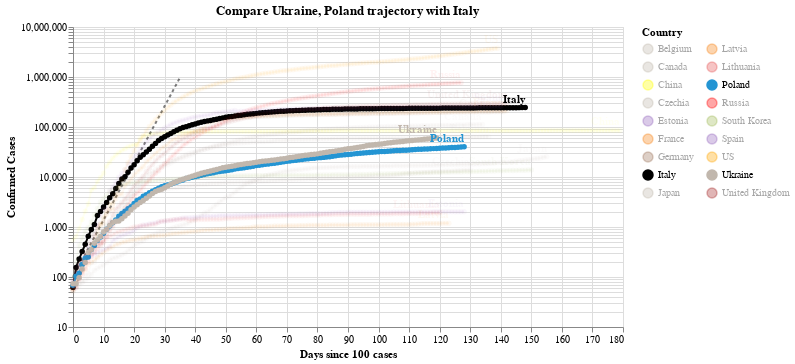

This figure's notebook cell:
### Code cell
#hide_input
chart2 = make_since_chart(dff2, ['Ukraine', 'Poland'], baseline_countries)
chart2

### Figure 1 — Vega-Lite specification as saved in the notebook (floating-point values rounded to 4 significant figures; data arrays with more than 128 entries replaced by an {"elided": "..."} marker saying what was removed)
{"config": {"view": {"continuousWidth": 400, "continuousHeight": 300}}, "layer": [{"data": {"name": "data-628230001892d6798b50651be41d1b3e"}, "mark": {"type": "line", "color": "black", "opacity": 0.5, "strokeDash": [3, 3]}, "encoding": {"x": {"type": "quantitative", "field": "Days since 100 cases"}, "y": {"type": "quantitative", "field": "Confirmed Cases"}}}, {"data": {"name": "data-1e1aad5b1aed8a571a6ca97a081b23ec"}, "mark": {"type": "line", "point": true}, "encoding": {"color": {"type": "nominal", "field": "Country", "legend": {"columns": 2}, "scale": {"domain": ["Belgium", "Canada", "China", "Czechia", "Estonia", "France", "Germany", "Italy", "Japan", "Latvia", "Lithuania", "Poland", "Russia", "South Korea", "Spain", "US", "Ukraine", "United Kingdom"], "range": ["#C1B7AD", "#C1B7AD", "yellow", "#C1B7AD", "#9467bd", "#F58518", "#9D755D", "black", "#C1B7AD", "#F58518", "#E45756", "#2495D3", "red", "#A1BA59", "#9467bd", "orange", "#C1B7AD", "brown"]}}, "opacity": {"condition": {"value": 1, "selection": "selector003"}, "value": 0.05}, "tooltip": [{"type": "nominal", "field": "Country"}, {"type": "temporal", "field": "Date"}, {"type": "quantitative", "field": "Confirmed Cases"}, {"type": "quantitative", "field": "Days since 100 cases"}], "x": {"type": "quantitative", "field": "Days since 100 cases"}, "y": {"type": "quantitative", "field": "Confirmed Cases", "scale": {"type": "log"}}}, "selection": {"selector003": {"type": "multi", "fields": ["Country"], "bind": "legend", "init": [{"Country": "Ukraine"}, {"Country": "Poland"}, {"Country": "Italy"}]}}, "width": 550}, {"data": {"name": "data-1e1aad5b1aed8a571a6ca97a081b23ec"}, "mark": {"type": "text", "align": "right", "dy": -8, "fontWeight": "bold"}, "encoding": {"color": {"type": "nominal", "field": "Country", "legend": {"columns": 2}, "scale": {"domain": ["Belgium", "Canada", "China", "Czechia", "Estonia", "France", "Germany", "Italy", "Japan", "Latvia", "Lithuania", "Poland", "Russia", "South Korea", "Spain", "US", "Ukraine", "United Kingdom"], "range": ["#C1B7AD", "#C1B7AD", "yellow", "#C1B7AD", "#9467bd", "#F58518", "#9D755D", "black", "#C1B7AD", "#F58518", "#E45756", "#2495D3", "red", "#A1BA59", "#9467bd", "orange", "#C1B7AD", "brown"]}}, "opacity": {"condition": {"value": 1, "selection": "selector003"}, "value": 0.05}, "text": {"type": "nominal", "field": "Country"}, "tooltip": [{"type": "nominal", "field": "Country"}, {"type": "temporal", "field": "Date"}, {"type": "quantitative", "field": "Confirmed Cases"}, {"type": "quantitative", "field": "Days since 100 cases"}], "x": {"type": "quantitative", "field": "Days since 100 cases"}, "y": {"type": "quantitative", "field": "Confirmed Cases", "scale": {"type": "log"}}}, "transform": [{"filter": "(datum['Date'] >= 1595116800000)"}], "width": 550}], "title": "Compare Ukraine, Poland trajectory with Italy", "$schema": "https://vega.github.io/schema/vega-lite/v4.0.2.json", "datasets": {"data-628230001892d6798b50651be41d1b3e": [{"Days since 100 cases": 0, "Confirmed Cases": 100.0}, {"Days since 100 cases": 1, "Confirmed Cases": 130.0}, {"Days since 100 cases": 2, "Confirmed Cases": 169.0}, {"Days since 100 cases": 3, "Confirmed Cases": 219.7}, {"Days since 100 cases": 4, "Confirmed Cases": 285.6}, {"Days since 100 cases": 5, "Confirmed Cases": 371.3}, {"Days since 100 cases": 6, "Confirmed Cases": 482.7}, {"Days since 100 cases": 7, "Confirmed Cases": 627.5}, {"Days since 100 cases": 8, "Confirmed Cases": 815.7}, {"Days since 100 cases": 9, "Confirmed Cases": 1060.0}, {"Days since 100 cases": 10, "Confirmed Cases": 1379.0}, {"Days since 100 cases": 11, "Confirmed Cases": 1792.0}, {"Days since 100 cases": 12, "Confirmed Cases": 2330.0}, {"Days since 100 cases": 13, "Confirmed Cases": 3029.0}, {"Days since 100 cases": 14, "Confirmed Cases": 3937.0}, {"Days since 100 cases": 15, "Confirmed Cases": 5119.0}, {"Days since 100 cases": 16, "Confirmed Cases": 6654.0}, {"Days since 100 cases": 17, "Confirmed Cases": 8650.0}, {"Days since 100 cases": 18, "Confirmed Cases": 11250.0}, {"Days since 100 cases": 19, "Confirmed Cases": 14620.0}, {"Days since 100 cases": 20, "Confirmed Cases": 19000.0}, {"Days since 100 cases": 21, "Confirmed Cases": 24710.0}, {"Days since 100 cases": 22, "Confirmed Cases": 32120.0}, {"Days since 100 cases": 23, "Confirmed Cases": 41750.0}, {"Days since 100 cases": 24, "Confirmed Cases": 54280.0}, {"Days since 100 cases": 25, "Confirmed Cases": 70560.0}, {"Days since 100 cases": 26, "Confirmed Cases": 91730.0}, {"Days since 100 cases": 27, "Confirmed Cases": 119300.0}, {"Days since 100 cases": 28, "Confirmed Cases": 155000.0}, {"Days since 100 cases": 29, "Confirmed Cases": 201500.0}, {"Days since 100 cases": 30, "Confirmed Cases": 262000.0}, {"Days since 100 cases": 31, "Confirmed Cases": 340600.0}, {"Days since 100 cases": 32, "Confirmed Cases": 442800.0}, {"Days since 100 cases": 33, "Confirmed Cases": 575600.0}, {"Days since 100 cases": 34, "Confirmed Cases": 748300.0}, {"Days since 100 cases": 35, "Confirmed Cases": 972800.0}], "data-1e1aad5b1aed8a571a6ca97a081b23ec": {"elided": "2499 records"}}}
